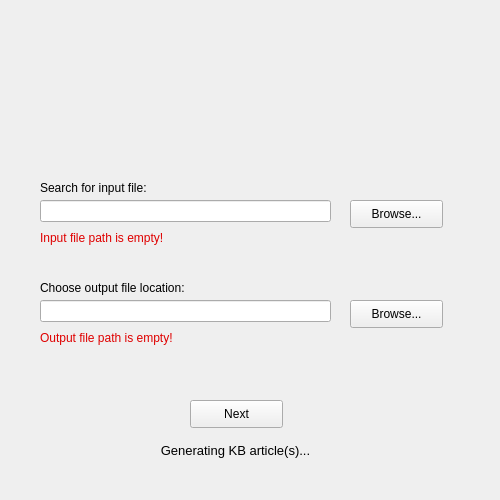
<?xml version="1.0" encoding="UTF-8"?>
<ui version="4.0">
 <class>Form</class>
 <widget class="QWidget" name="Form">
  <property name="geometry">
   <rect>
    <x>0</x>
    <y>0</y>
    <width>500</width>
    <height>500</height>
   </rect>
  </property>
  <property name="windowTitle">
   <string>Form</string>
  </property>
  <widget class="QPushButton" name="button">
   <property name="enabled">
    <bool>true</bool>
   </property>
   <property name="geometry">
    <rect>
     <x>190</x>
     <y>400</y>
     <width>93</width>
     <height>28</height>
    </rect>
   </property>
   <property name="text">
    <string>Next</string>
   </property>
  </widget>
  <widget class="QLineEdit" name="inputFilePath">
   <property name="geometry">
    <rect>
     <x>40</x>
     <y>200</y>
     <width>291</width>
     <height>22</height>
    </rect>
   </property>
  </widget>
  <widget class="QPushButton" name="inputBrowse">
   <property name="geometry">
    <rect>
     <x>350</x>
     <y>200</y>
     <width>93</width>
     <height>28</height>
    </rect>
   </property>
   <property name="text">
    <string>Browse...</string>
   </property>
  </widget>
  <widget class="QLineEdit" name="outputFilePath">
   <property name="geometry">
    <rect>
     <x>40</x>
     <y>300</y>
     <width>291</width>
     <height>22</height>
    </rect>
   </property>
  </widget>
  <widget class="QPushButton" name="outputBrowse">
   <property name="geometry">
    <rect>
     <x>350</x>
     <y>300</y>
     <width>93</width>
     <height>28</height>
    </rect>
   </property>
   <property name="text">
    <string>Browse...</string>
   </property>
  </widget>
  <widget class="QLabel" name="label_2">
   <property name="geometry">
    <rect>
     <x>40</x>
     <y>180</y>
     <width>181</width>
     <height>16</height>
    </rect>
   </property>
   <property name="text">
    <string>Search for input file:</string>
   </property>
  </widget>
  <widget class="QLabel" name="label_3">
   <property name="geometry">
    <rect>
     <x>40</x>
     <y>280</y>
     <width>181</width>
     <height>16</height>
    </rect>
   </property>
   <property name="text">
    <string>Choose output file location:</string>
   </property>
  </widget>
  <widget class="QLabel" name="waiting">
   <property name="enabled">
    <bool>true</bool>
   </property>
   <property name="geometry">
    <rect>
     <x>130</x>
     <y>440</y>
     <width>211</width>
     <height>20</height>
    </rect>
   </property>
   <property name="font">
    <font>
     <pointsize>10</pointsize>
    </font>
   </property>
   <property name="text">
    <string>Generating KB article(s)...</string>
   </property>
   <property name="alignment">
    <set>Qt::AlignCenter</set>
   </property>
  </widget>
  <widget class="QLabel" name="emptyOutputError">
   <property name="enabled">
    <bool>true</bool>
   </property>
   <property name="geometry">
    <rect>
     <x>40</x>
     <y>330</y>
     <width>181</width>
     <height>16</height>
    </rect>
   </property>
   <property name="text">
    <string>&lt;html&gt;&lt;head/&gt;&lt;body&gt;&lt;p&gt;&lt;span style=&quot; color:#df0000;&quot;&gt;Output file path is empty!&lt;/span&gt;&lt;/p&gt;&lt;/body&gt;&lt;/html&gt;</string>
   </property>
  </widget>
  <widget class="QLabel" name="emptyInputError">
   <property name="enabled">
    <bool>true</bool>
   </property>
   <property name="geometry">
    <rect>
     <x>40</x>
     <y>230</y>
     <width>181</width>
     <height>16</height>
    </rect>
   </property>
   <property name="text">
    <string>&lt;html&gt;&lt;head/&gt;&lt;body&gt;&lt;p&gt;&lt;span style=&quot; color:#df0000;&quot;&gt;Input file path is empty!&lt;/span&gt;&lt;/p&gt;&lt;/body&gt;&lt;/html&gt;</string>
   </property>
  </widget>
  <widget class="QLabel" name="label">
   <property name="geometry">
    <rect>
     <x>0</x>
     <y>0</y>
     <width>500</width>
     <height>500</height>
    </rect>
   </property>
   <property name="text">
    <string/>
   </property>
   <property name="pixmap">
    <pixmap>C:/Users/gtope/OneDrive - Cal State Fullerton/Year 3/Semester 5 - Fall 2024/CPSC 490/NXTDesk/Visual Assets/UI Pages/File Locations Screen.png</pixmap>
   </property>
  </widget>
  <zorder>label</zorder>
  <zorder>button</zorder>
  <zorder>inputFilePath</zorder>
  <zorder>inputBrowse</zorder>
  <zorder>outputFilePath</zorder>
  <zorder>outputBrowse</zorder>
  <zorder>label_2</zorder>
  <zorder>label_3</zorder>
  <zorder>waiting</zorder>
  <zorder>emptyOutputError</zorder>
  <zorder>emptyInputError</zorder>
 </widget>
 <resources/>
 <connections/>
</ui>
